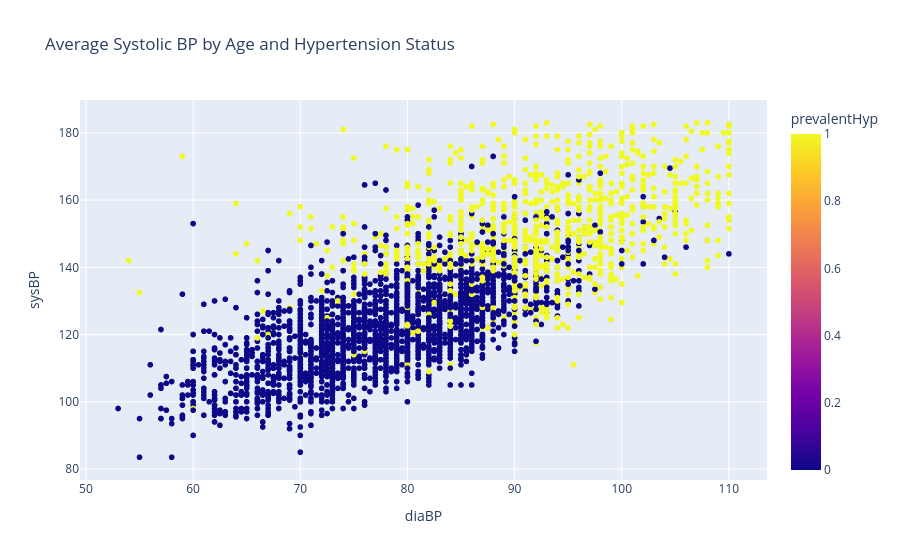

The cell this chart's notebook holds for it:
### Code cell
# VISUALIZING THE RELATIONSHIP BETWEEN  SYSTOLIC BLOOD PRESSURE AND DIASTOLIC BLOOD PRESSURE
fig = px.scatter(
    heart_diagnostic,
    x='diaBP',
    y='sysBP',
    color='prevalentHyp',
    title='Average Systolic BP by Age and Hypertension Status'
)
fig.show()

plt.figure(figsize=(16, 12)) 
sns.scatterplot(
    x='diaBP',
    y='sysBP',
    data=heart_diagnostic,
    hue='prevalentHyp',
    s=30,
    alpha=0.8
)
plt.xlabel('Diastolic Blood Pressure (mmHg)')
plt.ylabel('Systolic Blood Pressure (mmHg)')
plt.title('Systolic vs Diastolic Blood Pressure by Hypertension Status')
plt.legend(title='Prevalent Hypertension', labels=['No', 'Yes'])
plt.show()

#plt.figure(figsize=(16, 12)) 
#sns.boxplot(x='prevalentHyp', y='sysBP', hue='prevalentHyp',data=heart_diagnostic)
#plt.xlabel('Prevalent Hypertension (0 = No, 1 = Yes)')
#plt.ylabel('Systolic BP (mmHg)')
#plt.title('Systolic BP by Prevalent Hypertension Status')
#plt.show()

### Figure 1 — Plotly figure (JSON) as saved in the notebook; plotly's stock layout.template omitted (floating-point values rounded to 4 significant figures; data arrays with more than 128 entries replaced by an {"elided": "..."} marker saying what was removed)
{"data": [{"hovertemplate": "diaBP=%{x}<br>sysBP=%{y}<br>prevalentHyp=%{marker.color}<extra></extra>", "legendgroup": "", "marker": {"color": {"elided": "3936 int values"}, "coloraxis": "coloraxis", "symbol": "circle"}, "mode": "markers", "name": "", "showlegend": false, "type": "scattergl", "x": {"elided": "3936 float values"}, "xaxis": "x", "y": {"elided": "3936 float values"}, "yaxis": "y"}], "layout": {"coloraxis": {"colorbar": {"title": {"text": "prevalentHyp"}}, "colorscale": [[0, "#0d0887"], [0.1111, "#46039f"], [0.2222, "#7201a8"], [0.3333, "#9c179e"], [0.4444, "#bd3786"], [0.5556, "#d8576b"], [0.6667, "#ed7953"], [0.7778, "#fb9f3a"], [0.8889, "#fdca26"], [1, "#f0f921"]]}, "legend": {"tracegroupgap": 0}, "title": {"text": "Average Systolic BP by Age and Hypertension Status"}, "xaxis": {"anchor": "y", "domain": [0, 1], "title": {"text": "diaBP"}}, "yaxis": {"anchor": "x", "domain": [0, 1], "title": {"text": "sysBP"}}}}
